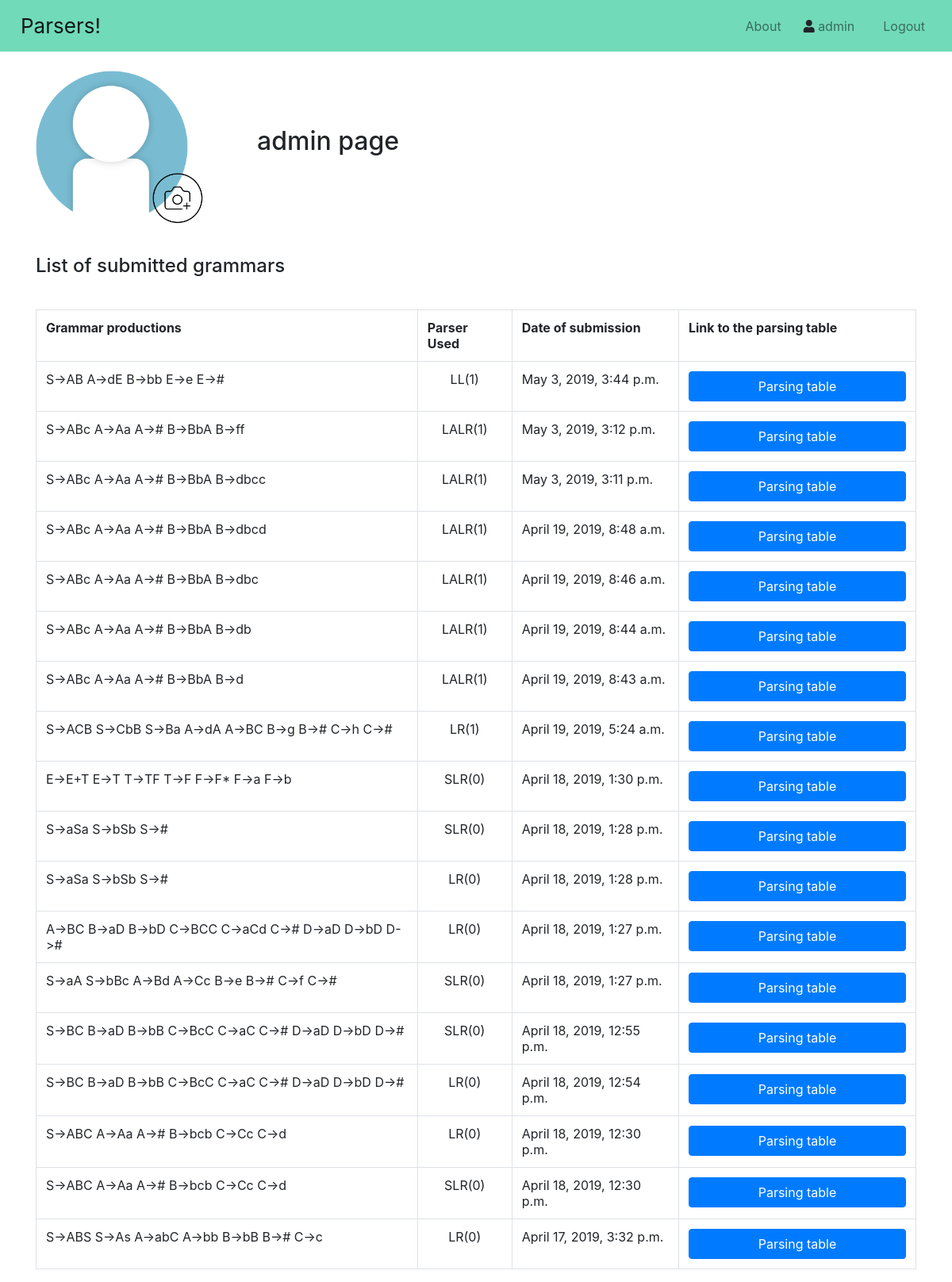
The page /user/ (signed in) on the database its author committed.
### main/models.py (models this page shows, shortened)
class Grammar(models.Model):
    grammar_productions = models.TextField()
    grammar_terminal_symbols = models.TextField()
    grammar_nonTerminal_symbols = models.TextField()
    grammar_first_set = models.TextField()
    grammar_follow_set = models.TextField()
    grammar_used_parser = models.CharField(max_length = 20)
    grammar_parsing_table_entries = models.TextField()
    grammar_user_submitter = models.ForeignKey(User, on_delete = models.CASCADE, blank = True, null = True)
    grammar_timestamp = models.DateTimeField('Date submitted', default = timezone.now())

### main/views.py (the view)
# urls.py: path("user/", views.user_page, name = "user"),
def user_page(request):
    grammars_to_show = []
    for grammar_entry in Grammar.objects.all():
        if (grammar_entry.grammar_user_submitter == request.user):
            grammars_to_show.append(grammar_entry)
    return(render(request = request, template_name = "main/user_page.html", context = {"grammars": grammars_to_show}))

### main/templates/main/user_page.html
{% extends "main/home.html" %}
{% load static %}
{% block content %}
    <div id="avatar_title_div">
        <div id="avatar_group">
            <img src="{% static 'img/default_avatar.png' %}" id="user_avatar">
            <img src="{% static 'img/upload_new_avatar.png' %}" id="upload_new_avatar">
        </div>
        <h2 id="user_page_title">{{user.username}} page</h2>
    </div>
    <br>
    <p><h4>List of submitted grammars</h4></p>
    <br>
    <table id="user_table" class="table table-bordered">
        <tr>
            <th>Grammar productions</th>
            <th>Parser Used</th>
            <th>Date of submission</th>
            <th>Link to the parsing table</th>
        </tr>
        {% for element in grammars reversed %}
            <tr>
                <td>{{ element.grammar_productions }}</td>
                {% if element.grammar_used_parser == "lr0" %}
                    <td style="text-align: center;">LR(0)</td>
                {% elif element.grammar_used_parser == "slr0" %}
                    <td style="text-align: center;">SLR(0)</td>
                {% elif element.grammar_used_parser == "lr1" %}
                    <td style="text-align: center;">LR(1)</td>
                {% elif element.grammar_used_parser == "lalr1" %}
                    <td style="text-align: center;">LALR(1)</td>
                {% elif element.grammar_used_parser == "ll1" %}
                    <td style="text-align: center;">LL(1)</td>
                {% endif %}
                <td>{{element.grammar_timestamp}}</td>
                <td><input class="btn btn-primary btn-user-page" value="Parsing table" onclick="window.location.href='/{{element.grammar_used_parser}}-parser/parsing-grammar-{{element.id}}/'"/></td>
            </tr>
        {% endfor %}
    </table>
{% endblock %}

### main/templates/main/includes/navbar.html (shortened to what this page needs)
<nav class="navbar navbar-expand-lg navbar-light bg-light" id="my_navbar">
    <a class="navbar-brand" href="/">Parsers!</a>
    <div class="collapse navbar-collapse justify-content-end" id="navbarNav">
        <ul class="navbar-nav ml-auto">
            <li class="nav-item" id="nav_about_button">
                <a class="nav-link" href="/about">About</a>
            </li>
            {% if user.is_authenticated %}
                <li class="nav-item" id="nav_user_button">
                    <i class="fas fa-user" href="/user" id="user_icon"></i>
                    <a class="nav-link" href="/user" id="user_link">{{user.username}}</a>
                </li>
                <li class="nav-item" id="nav_logout_button">
                    <a class="nav-link" href="/logout">Logout</a>
                </li>
            {% endif %}
        </ul>
    </div>
</nav>

### main/static/css/style.css (style rules this page uses)
.navbar-brand { padding-left: 10px; font-size: 26px; }
.nav-item { padding-left: 10px; padding-right: 10px; }
.btn-user-page { width: -webkit-fill-available; height: inherit; cursor: pointer; }
#my_navbar { background-color: #71dab8 !important; }
#user_icon { display: inline-block; }
#user_link { display: inline-block; padding-left: 0; }
#avatar_group { display: inline; }
#user_avatar { height: 12rem; display: inline; }
#upload_new_avatar { height: 4rem; display: inline; z-index: 2; margin-left: -50px; margin-bottom: -130px; cursor: pointer; }
#user_page_title { display: inline; margin-left: 4rem; }

### rows shown on the page
Grammar: grammar_productions "S->AB A->dE B->bb E->e E->#", grammar_used_parser "LL(1)", grammar_timestamp "May 3, 2019, 3:44 p.m."
Grammar: grammar_productions "S->ABc A->Aa A-># B->BbA B->ff", grammar_used_parser "LALR(1)", grammar_timestamp "May 3, 2019, 3:12 p.m."
Grammar: grammar_productions "S->ABc A->Aa A-># B->BbA B->dbcc", grammar_used_parser "LALR(1)", grammar_timestamp "May 3, 2019, 3:11 p.m."
Grammar: grammar_productions "S->ABc A->Aa A-># B->BbA B->dbcd", grammar_used_parser "LALR(1)", grammar_timestamp "April 19, 2019, 8:48 a.m."
Grammar: grammar_productions "S->ABc A->Aa A-># B->BbA B->dbc", grammar_used_parser "LALR(1)", grammar_timestamp "April 19, 2019, 8:46 a.m."
Grammar: grammar_productions "S->ABc A->Aa A-># B->BbA B->db", grammar_used_parser "LALR(1)", grammar_timestamp "April 19, 2019, 8:44 a.m."
Grammar: grammar_productions "S->ABc A->Aa A-># B->BbA B->d", grammar_used_parser "LALR(1)", grammar_timestamp "April 19, 2019, 8:43 a.m."
Grammar: grammar_productions "S->ACB S->CbB S->Ba A->dA A->BC B->g B-># C->h C->#", grammar_used_parser "LR(1)", grammar_timestamp "April 19, 2019, 5:24 a.m."
Grammar: grammar_productions "E->E+T E->T T->TF T->F F->F* F->a F->b", grammar_used_parser "SLR(0)", grammar_timestamp "April 18, 2019, 1:30 p.m."
Grammar: grammar_productions "S->aSa S->bSb S->#", grammar_used_parser "SLR(0)", grammar_timestamp "April 18, 2019, 1:28 p.m."
Grammar: grammar_productions "S->aSa S->bSb S->#", grammar_used_parser "LR(0)", grammar_timestamp "April 18, 2019, 1:28 p.m."
Grammar: grammar_productions "A->BC B->aD B->bD C->BCC C->aCd C-># D->aD D->bD D->#", grammar_used_parser "LR(0)", grammar_timestamp "April 18, 2019, 1:27 p.m."
Grammar: grammar_productions "S->aA S->bBc A->Bd A->Cc B->e B-># C->f C->#", grammar_used_parser "SLR(0)", grammar_timestamp "April 18, 2019, 1:27 p.m."
Grammar: grammar_productions "S->BC B->aD B->bB C->BcC C->aC C-># D->aD D->bD D->#", grammar_used_parser "SLR(0)", grammar_timestamp "April 18, 2019, 12:55 p.m."
Grammar: grammar_productions "S->BC B->aD B->bB C->BcC C->aC C-># D->aD D->bD D->#", grammar_used_parser "LR(0)", grammar_timestamp "April 18, 2019, 12:54 p.m."
Grammar: grammar_productions "S->ABC A->Aa A-># B->bcb C->Cc C->d", grammar_used_parser "LR(0)", grammar_timestamp "April 18, 2019, 12:30 p.m."
Grammar: grammar_productions "S->ABC A->Aa A-># B->bcb C->Cc C->d", grammar_used_parser "SLR(0)", grammar_timestamp "April 18, 2019, 12:30 p.m."
Grammar: grammar_productions "S->ABS S->As A->abC A->bb B->bB B-># C->c", grammar_used_parser "LR(0)", grammar_timestamp "April 17, 2019, 3:32 p.m."

### other values the page prints
{{ user.username }} "admin"
